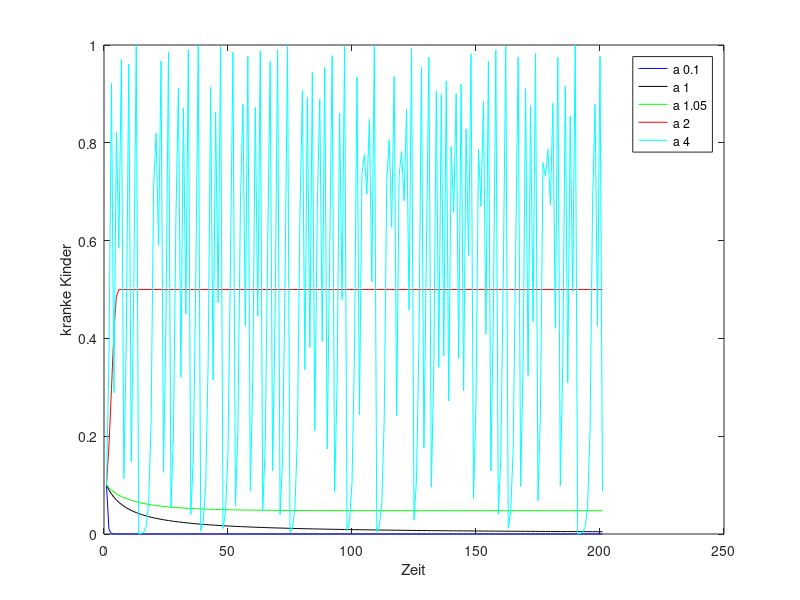

The MATLAB script that drew this image:
function G3_S5_Aufg2()
clear

iterations = 200;

a = 0.1;

k = zeros(iterations, 1);
k(1) = 0.1;

for i=1:1:iterations
    k(i+1) = a * k(i) * (1 - k(i));
end
plot(k, 'b')
hold on

a = 1;
for i=1:1:iterations
    k(i+1) = a * k(i) * (1 - k(i));
end
plot(k, 'k')

a = 1.05;
for i=1:1:iterations
    k(i+1) = a * k(i) * (1 - k(i));
end
plot(k, 'g')

a = 2;
for i=1:1:iterations
    k(i+1) = a * k(i) * (1 - k(i));
end
plot(k, 'r')

a = 4;
for i=1:1:iterations
    k(i+1) = a * k(i) * (1 - k(i));
end
plot(k, 'c')

legend('a 0.1', 'a 1', 'a 1.05', 'a 2', 'a 4')
ylabel('kranke Kinder');
xlabel('Zeit');

%a)
%Die Fkt konvergiert nur f?r kleine Infektionsraten.
%Wird die Infektionsraten zu gross sind irgendwann all kinder krank und
%werden dann alle pl?tzlich wieder gesund. (z.B bei 4)

%b)
%Ab welcher Anzahl erkrankter Kinder sich gleich soviele Kinder anstecken
%wie gesund werden.
